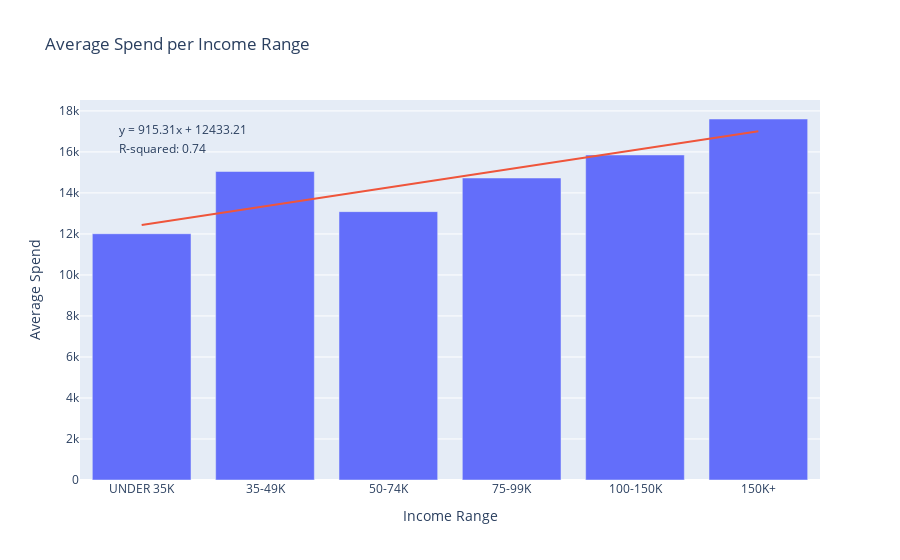

This figure's notebook cell:
### Code cell
import numpy as np
import plotly.express as px
import plotly.graph_objects as go
from sklearn.linear_model import LinearRegression
from sklearn.metrics import r2_score

# Clean 'INCOME_RANGE' column
df['INCOME_RANGE'] = df['INCOME_RANGE'].str.strip().replace("null", None)
df.dropna(subset=['INCOME_RANGE'], inplace=True)

# Define the desired order of income ranges
income_order = ['UNDER 35K', '35-49K', '50-74K', '75-99K', '100-150K', '150K+']

# Convert 'INCOME_RANGE' to ordered categorical type
income_cat_type = pd.CategoricalDtype(categories=income_order, ordered=True)
df['INCOME_RANGE'] = df['INCOME_RANGE'].astype(income_cat_type)

# Calculate average spend per income range
average_spend_per_income_range = df.groupby('INCOME_RANGE')['TOTAL_SPEND'].mean().reset_index()
average_spend_per_income_range.rename(columns={"TOTAL_SPEND": "AVERAGE_SPEND"}, inplace=True)

# Perform linear regression
X = np.arange(len(income_order)).reshape(-1, 1)
y = average_spend_per_income_range['AVERAGE_SPEND'].values.reshape(-1, 1)
regressor = LinearRegression()
regressor.fit(X, y)
y_pred = regressor.predict(X)

# Calculate R-squared
r_squared = r2_score(y, y_pred)

# Plot using Plotly
fig = px.bar(average_spend_per_income_range, x='INCOME_RANGE', y='AVERAGE_SPEND',
             labels={'INCOME_RANGE': 'Income Range', 'AVERAGE_SPEND': 'Average Spend'},
             title='Average Spend per Income Range',
             category_orders={"INCOME_RANGE": income_order})

# Add linear regression line
fig.add_trace(go.Scatter(x=average_spend_per_income_range['INCOME_RANGE'], y=y_pred.flatten(),
                         mode='lines', name='Linear Regression'))

# Add equation and R-squared value to the plot
equation = f'y = {regressor.coef_[0][0]:.2f}x + {regressor.intercept_[0]:.2f}'
r_squared_text = f'R-squared: {r_squared:.2f}'
fig.add_annotation(x=0.05, y=0.95, xref='paper', yref='paper', showarrow=False,
                   text=equation, font=dict(size=12), align='left')
fig.add_annotation(x=0.05, y=0.90, xref='paper', yref='paper', showarrow=False,
                   text=r_squared_text, font=dict(size=12), align='left')

fig.update_layout(showlegend=False)
# Save the plot as HTML file
fig.write_html("plots/average_spend_per_income_range.html")

# Show the plot
fig.show()

### Figure 1 — Plotly figure (JSON) as saved in the notebook; plotly's stock layout.template omitted (floating-point values rounded to 4 significant figures)
{"data": [{"alignmentgroup": "True", "hovertemplate": "Income Range=%{x}<br>Average Spend=%{y}<extra></extra>", "legendgroup": "", "marker": {"color": "#636efa", "pattern": {"shape": ""}}, "name": "", "offsetgroup": "", "orientation": "v", "showlegend": false, "textposition": "auto", "type": "bar", "x": ["UNDER 35K", "35-49K", "50-74K", "75-99K", "100-150K", "150K+"], "xaxis": "x", "y": [12010.0, 15050.0, 13090.0, 14730.0, 15850.0, 17610.0], "yaxis": "y"}, {"mode": "lines", "name": "Linear Regression", "type": "scatter", "x": ["UNDER 35K", "35-49K", "50-74K", "75-99K", "100-150K", "150K+"], "y": [12430.0, 13350.0, 14260.0, 15180.0, 16090.0, 17010.0]}], "layout": {"annotations": [{"align": "left", "font": {"size": 12}, "showarrow": false, "text": "y = 915.31x + 12433.21", "x": 0.05, "xref": "paper", "y": 0.95, "yref": "paper"}, {"align": "left", "font": {"size": 12}, "showarrow": false, "text": "R-squared: 0.74", "x": 0.05, "xref": "paper", "y": 0.9, "yref": "paper"}], "barmode": "relative", "legend": {"tracegroupgap": 0}, "showlegend": false, "title": {"text": "Average Spend per Income Range"}, "xaxis": {"anchor": "y", "categoryarray": ["UNDER 35K", "35-49K", "50-74K", "75-99K", "100-150K", "150K+"], "categoryorder": "array", "domain": [0, 1], "title": {"text": "Income Range"}}, "yaxis": {"anchor": "x", "domain": [0, 1], "title": {"text": "Average Spend"}}}}
